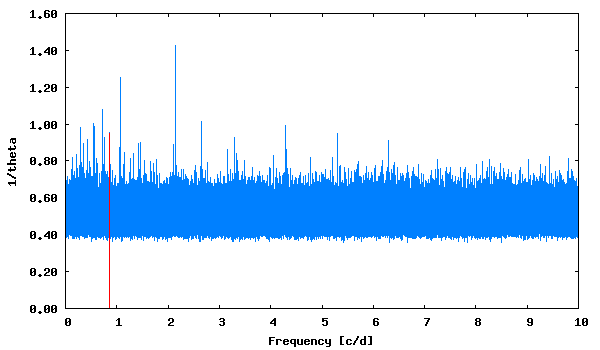

Write the gnuplot code that produced this figure.
set term png size 600,350 medium
set colors classic
set output "phase_lc_7.lk.png"
set xlabel "Frequency [c/d]"
set ylabel "1/theta"
set format y "%5.2f"
plot [] "lk.periodogram" using 1:2 with lines linecolor 3 title "", "<echo '0.859531  0.95'" with impulses linecolor 1 title ""
 
